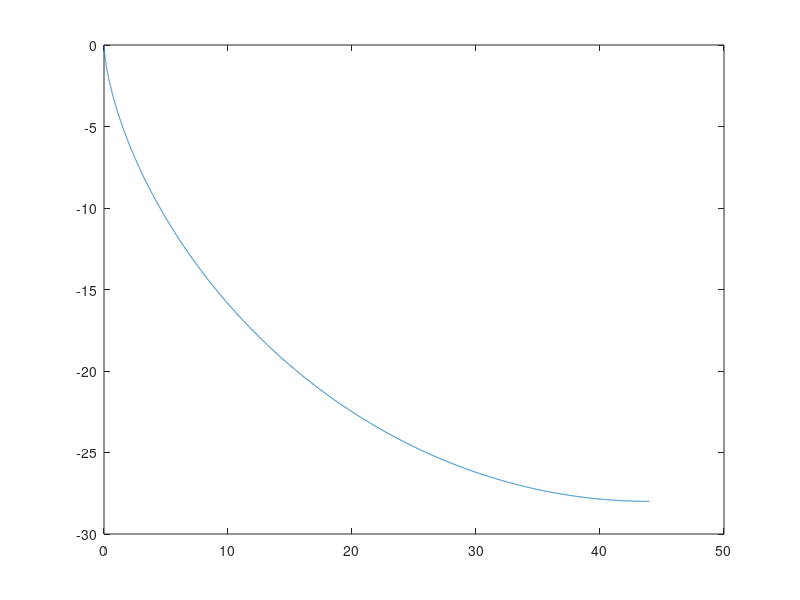

MATLAB code to generate this figure: (Note: this script raises an error after producing the figure.)
clear all
close all
clc

global GRAVITY BALLRADIUS INERTIA DELTA_TIME MASS
GRAVITY = -9.81;
BALLRADIUS = 1;
MASS = 1;
INERTIA = (2/5)*MASS*BALLRADIUS^2; 

% Decrase for precision
DELTA_TIME = 0.01;

CURVE_SIZE = 14; % Scales brachistochrone curve
DIVISIONS = 10000;
t = linspace(0, pi, DIVISIONS); %%define t for parametric equations (1000 divisions)

x = (CURVE_SIZE)*(t-sin(t)); %% x equation
y = (CURVE_SIZE)*(-1+cos(t)); %% y equation

% Plot the Brachistochrone curve
plot(x,y)

%% Find Slopes 
% I can do this two ways, I can either use equation or just do
% delta y/delta x

slopes_theta = atan2(y, x);
%% Set slopes and calculate velocity

setOldVelocity(0.01,0.01);
oldPosition = [0,0];


elapsedTime = 0;
velocities = 1:length(slopes_theta);
accelerations = 1:length(slopes_theta);

for idx = 1:length(slopes_theta)
    setTheta(slopes_theta(idx));
    
    [delta_position, finalVelocity] = slopeNoSlipping;
    
    % In the original slope algorithm, we used 
    % delta_position = delta_time * velocity from slopeNoSlipping function
    % for position. Then, we checked at the end if it had reached the end.
    % For the brachistochrone, we know the points positions and calculate
    % the average time it would take the point to reach the next point
    
    
    if idx == 1
        velocities(idx) = norm(finalVelocity);
    else
        velocities(idx) = norm(finalVelocity);
        delta_time = norm([x(idx) - x(idx -1), y(idx) - y(idx -1)]) / norm(finalVelocity);
        accelerations(idx) = getOldVelocity(3) / (delta_time);
        elapsedTime = delta_time + elapsedTime;
        
    end

    setOldVelocity(finalVelocity(1),finalVelocity(2));
    
end

%%test